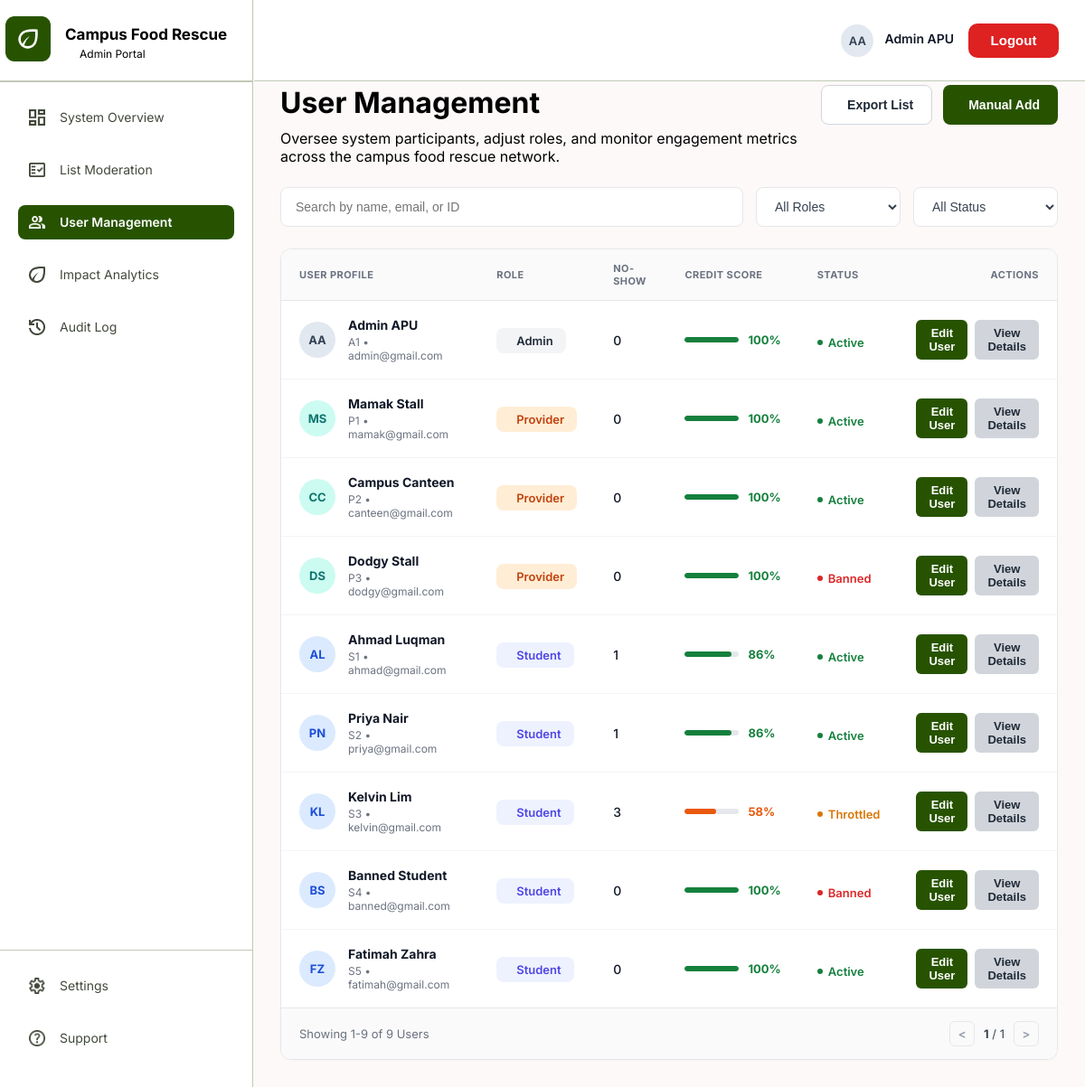
Screenshot of /pages/admin/userManagement.php (signed in) with the database file from the repository.
### tables this page shows
CREATE TABLE `user` (
  `user_id` int(11) NOT NULL,
  `user_name` varchar(30) NOT NULL,
  `email` varchar(255) NOT NULL,
  `role` enum('student','provider','admin') NOT NULL DEFAULT 'student',
  `pass_hash` varchar(255) NOT NULL,
  `created_at` datetime NOT NULL DEFAULT current_timestamp(),
  `account_status` enum('active','banned','throttled') NOT NULL DEFAULT 'active',
  `throttled_until` datetime DEFAULT NULL,
  `no_show_count` int(11) NOT NULL DEFAULT 0,
  `security_question` varchar(200) DEFAULT NULL,
  `security_answer` varchar(255) DEFAULT NULL,
  CONSTRAINT `chk_user_no_show_count` CHECK (`no_show_count` >= 0)
);

### pages/admin/userManagement.php (the view, shortened to what this page needs)
<?php
require_once __DIR__ . '/../../config/db.php';
$search = isset($_GET['search']) ? trim($_GET['search']) : '';
$roleFilter = $_GET['role'] ?? 'all';
$statusFilter = $_GET['status'] ?? 'all';
$params = [];
$types = "";
$whereClause = "";
$limit = 10;
$page = isset($_GET['page']) && is_numeric($_GET['page']) ? (int)$_GET['page'] : 1;
$countQuery = "SELECT COUNT(*) FROM `user`" . $whereClause;
$totalStmt = mysqli_prepare($conn, $countQuery);
mysqli_stmt_execute($totalStmt);
$totalResult = mysqli_stmt_get_result($totalStmt);
$totalUsers = (int)mysqli_fetch_row($totalResult)[0];
$totalPages = max(1, (int)ceil($totalUsers / $limit));
$offset = ($page - 1) * $limit;
$query = "SELECT user_id, user_name, email, role, account_status, no_show_count, security_question,
                 ROW_NUMBER() OVER (PARTITION BY role ORDER BY user_id ASC) AS role_seq
          FROM `user` " . $whereClause . "
          ORDER BY user_id ASC LIMIT ? OFFSET ?";
$stmt = mysqli_prepare($conn, $query);
$fetchParams = $params;
$fetchParams[] = $limit;
$fetchParams[] = $offset;
$fetchTypes = $types . "ii";
mysqli_stmt_bind_param($stmt, $fetchTypes, ...$fetchParams);
mysqli_stmt_execute($stmt);
$result = mysqli_stmt_get_result($stmt);
$users = mysqli_fetch_all($result, MYSQLI_ASSOC);
$from = $totalUsers > 0 ? $offset + 1 : 0;
$to = min($offset + $limit, $totalUsers);
$urlParams = [
    'search' => $search,
    'role' => $roleFilter,
    'status' => $statusFilter
];
$queryString = http_build_query($urlParams);
?>
<!DOCTYPE html>
<html lang="en">
<head>
    <link rel="stylesheet" href="../../assets/css/sidebar.css">
    <link rel="stylesheet" href="../../assets/css/topbar.css">
    <link rel="stylesheet" href="../../assets/css/dashboard.css">
    <link rel="stylesheet" href="../../assets/css/userManagement.css">
</head>
<body>
    <div class="dashboard-container">
        <?php include '../../includes/sidebar.php'; ?>
        <div class="main-content">
            <div class="topbar-container">
                <?php include '../../includes/topbar.php'; ?>
            </div>
            <div class="content-container">
                <div class="user-page-header">
                    <div class="user-page-header-left">
                        <h1 class="page-title">User Management</h1>
                        <p class="page-subtitle">Oversee system participants, adjust roles, and monitor engagement metrics across the campus food rescue network.</p>
                    </div>
                    <div class="user-page-header-right">
                        <button type="button" class="export-button">
                            <span>Export List</span>
                        </button>
                        <button type="button" class="add-user-button">
                            <span>Manual Add</span>
                        </button>
                    </div>
                </div>
                <form method="GET" action="" class="filter-toolbar-box">
                    <div class="search-input-wrapper">
                        <input type="text" name="search" class="search-input" placeholder="Search by name, email, or ID" value="<?= htmlspecialchars($search) ?>">
                    </div>
                    <select name="role" class="filter-select-input" onchange="this.form.submit()">
                        <option value="all" <?= $roleFilter === 'all' ? 'selected' : '' ?>>All Roles</option>
                    </select>
                    <select name="status" class="filter-select-input" onchange="this.form.submit()">
                        <option value="all" <?= $statusFilter === 'all' ? 'selected' : '' ?>>All Status</option>
                    </select>
                </form>
                <div class="table-card">
                    <table class="user-list-table">
                        <thead>
                            <tr>
                                <th style="width: 28%;">USER PROFILE</th>
                                <th style="width: 14%;">ROLE</th>
                                <th style="width: 10%;">NO-SHOW</th>
                                <th style="width: 16%;">CREDIT SCORE</th>
                                <th style="width: 12%;">STATUS</th>
                                <th style="width: 20%; text-align: right;">ACTIONS</th>
                            </tr>
                        </thead>
                        <tbody>
                            <?php if(!empty($users)): ?>
                                <?php foreach($users as $user):
                                    $statusLower = strtolower($user['account_status']);
                                    $roleLower = strtolower($user['role']);
                                    $words = explode(" ", trim($user['user_name']));
                                    $initials = strtoupper(substr($words[0], 0, 1) . (isset($words[1]) ? substr($words[1], 0, 1) : ''));
                                    $noShow = isset($user['no_show_count']) ? (int)$user['no_show_count'] : 0;
                                    $creditScore = max(0, 100 - ($noShow * 14));
                                    $scoreColor = 'green';
                                    if ($creditScore < 50) $scoreColor = 'red';
                                    elseif ($creditScore < 80) $scoreColor = 'orange';
                                    $roleConfig = [
                                        'admin' => ['icon' => 'shield', 'prefix' => 'A', 'class' => 'role-badge-admin', 'label' => 'Admin'],
                                        'provider' => ['icon' => 'restaurant', 'prefix' => 'P', 'class' => 'role-badge-provider', 'label' => 'Provider'],
                                        'student' => ['icon' => 'school', 'prefix' => 'S', 'class' => 'role-badge-student', 'label' => 'Student'],
                                    ];
                                    $currentRole = $roleConfig[$roleLower] ?? ['icon' => 'person', 'prefix' => 'U', 'class' => 'role-badge-admin', 'label' => ucfirst($user['role'])];
                                    $displayId = $currentRole['prefix'] . $user['role_seq'];
                                ?>
                                    <tr>
                                        <td>
                                            <div class="user-profile-cell">
                                                <div class="avatar-circle avatar-<?= $roleLower ?>"><?= $initials ?></div>
                                                <div class="user-info-text">
                                                    <div class="user-name-title"><?= htmlspecialchars($user['user_name']) ?></div>
                                                    <div class="user-meta-subtitle"><?= $displayId ?> &bull; <?= htmlspecialchars($user['email']) ?></div>
                                                </div>
                                            </div>
                                        </td>
                                        <td>
                                            <div class="role-badge-box <?= $currentRole['class'] ?>">
                                                <span><?= $currentRole['label'] ?></span>
                                            </div>
                                        </td>
                                        <td>
                                            <span class="noshow-value"><?= $noShow ?></span>
                                        </td>
                                        <td>
                                            <div class="credit-score-widget">
                                                <div class="progress-track">
                                                    <div class="progress-fill fill-<?= $scoreColor ?>" style="width: <?= $creditScore ?>%;"></div>
                                                </div>
                                                <span class="score-label text-<?= $scoreColor ?>"><?= $creditScore ?>%</span>
                                            </div>
                                        </td>
                                        <td>
                                            <div class="status-indicator status-<?= $statusLower ?>">
                                                <span class="dot"></span>
                                                <span><?= ucfirst(htmlspecialchars($user['account_status'])) ?></span>
                                            </div>
                                        </td>
                                        <td>
                                            <div class="action-btn-group">
                                                <button type="button" class="btn-edit-user"
                                                    data-id="<?= htmlspecialchars($user['user_id']) ?>"
                                                    data-display-id="<?= htmlspecialchars($displayId) ?>"
                                                    data-name="<?= htmlspecialchars($user['user_name']) ?>"
                                                    data-email="<?= htmlspecialchars($user['email']) ?>"
                                                    data-role="<?= htmlspecialchars($user['role']) ?>"
                                                    data-status="<?= htmlspecialchars($user['account_status']) ?>"
                                                    data-noshow="<?= htmlspecialchars($noShow) ?>"
                                                    data-question="<?= htmlspecialchars($user['security_question'] ?? '') ?>"
                                                    onclick="openEditModal(this)">
                                                    Edit User
                                                </button>
                                                <button type="button" class="btn-view-details"
                                                    data-id="<?= htmlspecialchars($user['user_id']) ?>"
                                                    data-display-id="<?= htmlspecialchars($displayId) ?>"
                                                    data-name="<?= htmlspecialchars($user['user_name']) ?>"
                                                    data-email="<?= htmlspecialchars($user['email']) ?>"
                                                    data-role="<?= htmlspecialchars($user['role']) ?>"
                                                    data-status="<?= htmlspecialchars($user['account_status']) ?>"
                                                    data-noshow="<?= htmlspecialchars($noShow) ?>"
                                                    data-score="<?= htmlspecialchars($creditScore) ?>"
                                                    data-score-color="<?= htmlspecialchars($scoreColor) ?>"
                                                    data-initials="<?= htmlspecialchars($initials) ?>"
                                                    data-role-label="<?= htmlspecialchars($currentRole['label']) ?>"
                                                    data-question="<?= htmlspecialchars($user['security_question'] ?? 'Not set') ?>"
                                                    onclick="openDetailModal(this)">
                                                    View Details
                                                </button>
                                            </div>
                                        </td>
                                    </tr>
                                <?php endforeach; ?>
                            <?php else: ?>
                                <tr>
                                    <td colspan="6" class="table-empty-cell">No users found matching your search criteria.</td>
                                </tr>
                            <?php endif; ?>
                        </tbody>
                    </table>
                    <div class="table-pagination-footer">
                        <span class="pagination-summary">Showing <?= $from ?>-<?= $to ?> of <?= $totalUsers ?> Users</span>
                        <div class="pagination-controls">
                            <?php if ($page > 1): ?>
                                <a href="?page=<?= $page - 1 ?>&<?= $queryString ?>" class="page-nav-btn">&lt;</a>
                            <?php else: ?>
                                <span class="page-nav-btn disabled">&lt;</span>
                            <?php endif; ?>
                            <span class="current-page-indicator"><b><?= $page ?></b> / <?= $totalPages ?></span>
                            <?php if ($page < $totalPages): ?>
                                <a href="?page=<?= $page + 1 ?>&<?= $queryString ?>" class="page-nav-btn">&gt;</a>
                            <?php else: ?>
                                <span class="page-nav-btn disabled">&gt;</span>
                            <?php endif; ?>
                        </div>
                    </div>
                </div>
            </div>
        </div>
    </div>
</body>
</html>

### assets/css/topbar.css (style rules this page uses)
*, *::before, *::after { box-sizing: border-box; margin: 0; padding: 0; }
html, body { margin: 0; padding: 0; font-family: 'Inter', sans-serif; box-sizing: border-box; height: 100%; overflow-x: hidden; }
.avatar-student { background-color: #A7C7E7; }
.avatar-provider { background-color: #A3E4D7; }
.main-content { flex: 1; display: flex; flex-direction: column; background-color: #FCF9F8; margin-left: 280px; min-width: 0; }
.topbar-container { position: fixed; top: 0; z-index:10; flex-shrink: 0; width: calc(100% - 280px); margin-left: 1px; left: 280px; right: 0; }
.dashboard-container { display: flex; width: 100%; min-height: 100%; }

### assets/css/dashboard.css (style rules this page uses)
.page-title { font-weight: bold; font-family: "Inter", sans-serif; margin: 0; }
.page-subtitle { font-family: "Inter", sans-serif; margin-left: 0; margin-top: 10px; }
.content-container { padding: 30px; margin-top: 64px; display:flex; flex-direction: column; width: 100%; }

### rows the page displays
user: user_name "AA", user_name "Admin APU", displayId "A1", email "admin@gmail.com", role "Admin", no_show_count "0", no_show_count "100", account_status "Active"
user: user_name "MS", user_name "Mamak Stall", displayId "P1", email "mamak@gmail.com", role "Provider", no_show_count "0", no_show_count "100", account_status "Active"
user: user_name "CC", user_name "Campus Canteen", displayId "P2", email "canteen@gmail.com", role "Provider", no_show_count "0", no_show_count "100", account_status "Active"
user: user_name "DS", user_name "Dodgy Stall", displayId "P3", email "dodgy@gmail.com", role "Provider", no_show_count "0", no_show_count "100", account_status "Banned"
user: user_name "AL", user_name "Ahmad Luqman", displayId "S1", email "ahmad@gmail.com", role "Student", no_show_count "1", no_show_count "86", account_status "Active"
user: user_name "PN", user_name "Priya Nair", displayId "S2", email "priya@gmail.com", role "Student", no_show_count "1", no_show_count "86", account_status "Active"
user: user_name "KL", user_name "Kelvin Lim", displayId "S3", email "kelvin@gmail.com", role "Student", no_show_count "3", no_show_count "58", account_status "Throttled"
user: user_name "BS", user_name "Banned Student", displayId "S4", email "banned@gmail.com", role "Student", no_show_count "0", no_show_count "100", account_status "Banned"
user: user_name "FZ", user_name "Fatimah Zahra", displayId "S5", email "fatimah@gmail.com", role "Student", no_show_count "0", no_show_count "100", account_status "Active"

### other values shown
$portal_title "Admin Portal"
$item['title'] "System Overview"
$item['title'] "List Moderation"
$item['title'] "User Management"
$item['title'] "Impact Analytics"
$item['title'] "Audit Log"
$initials "AA"
$userName "Admin APU"
$from "1"
$to "9"
$totalUsers "9"
$page "1"
$totalPages "1"
